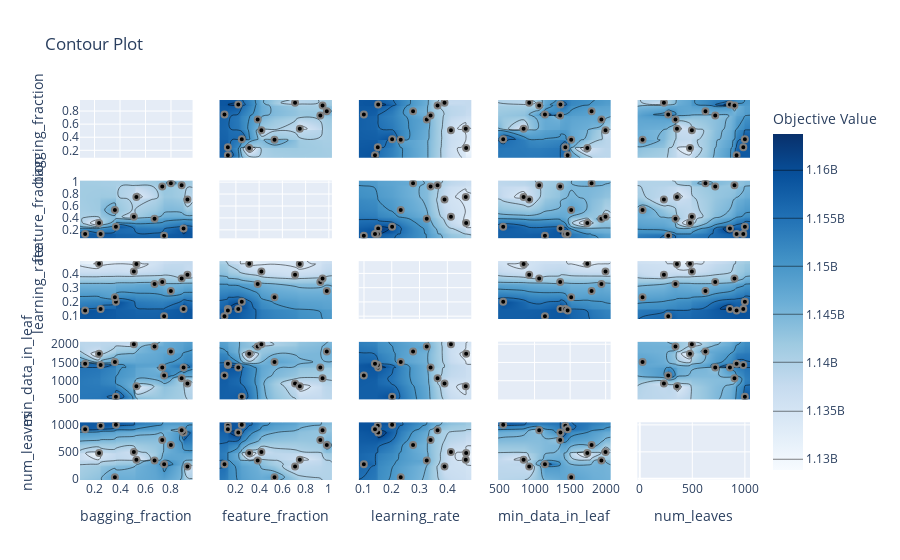

Notebook source saved alongside this figure:
### Code cell
plot_contour(study)

### Figure 1 — Plotly figure (JSON) as saved in the notebook; plotly's stock layout.template omitted (floating-point values rounded to 4 significant figures; data arrays with more than 128 entries replaced by an {"elided": "..."} marker saying what was removed)
{"data": [{"type": "scatter", "xaxis": "x", "yaxis": "y"}, {"colorbar": {"title": {"text": "Objective Value"}}, "colorscale": [[0, "rgb(247,251,255)"], [0.125, "rgb(222,235,247)"], [0.25, "rgb(198,219,239)"], [0.375, "rgb(158,202,225)"], [0.5, "rgb(107,174,214)"], [0.625, "rgb(66,146,198)"], [0.75, "rgb(33,113,181)"], [0.875, "rgb(8,81,156)"], [1, "rgb(8,48,107)"]], "connectgaps": true, "contours": {"coloring": "heatmap"}, "hoverinfo": "none", "line": {"smoothing": 1.3}, "reversescale": false, "showscale": true, "type": "contour", "x": [0.0859, 0.1261, 0.2354, 0.2478, 0.3597, 0.3677, 0.5085, 0.5285, 0.671, 0.7315, 0.7463, 0.7991, 0.8838, 0.8988, 0.9292, 0.9694], "xaxis": "x6", "y": [0.05779, 0.1018, 0.1309, 0.1312, 0.2205, 0.2506, 0.315, 0.3875, 0.4196, 0.5324, 0.7091, 0.75, 0.9267, 0.946, 0.9824, 1.026], "yaxis": "y6", "z": {"elided": "16x16 int values"}}, {"marker": {"color": "black", "line": {"color": "Gray", "width": 2}}, "mode": "markers", "name": "Feasible Trial", "showlegend": false, "type": "scatter", "x": [0.7991, 0.7463, 0.671, 0.7315, 0.2354, 0.9292, 0.5285, 0.8988, 0.5085, 0.8838, 0.2478, 0.1261, 0.3677, 0.3597], "xaxis": "x6", "y": [0.9824, 0.1018, 0.3875, 0.9267, 0.315, 0.7091, 0.75, 0.2205, 0.4196, 0.946, 0.1309, 0.1312, 0.2506, 0.5324], "yaxis": "y6"}, {"colorbar": {"title": {"text": "Objective Value"}}, "colorscale": [[0, "rgb(247,251,255)"], [0.125, "rgb(222,235,247)"], [0.25, "rgb(198,219,239)"], [0.375, "rgb(158,202,225)"], [0.5, "rgb(107,174,214)"], [0.625, "rgb(66,146,198)"], [0.75, "rgb(33,113,181)"], [0.875, "rgb(8,81,156)"], [1, "rgb(8,48,107)"]], "connectgaps": true, "contours": {"coloring": "heatmap"}, "hoverinfo": "none", "line": {"smoothing": 1.3}, "reversescale": false, "showscale": false, "type": "contour", "x": [0.0859, 0.1261, 0.2354, 0.2478, 0.3597, 0.3677, 0.5085, 0.5285, 0.671, 0.7315, 0.7463, 0.7991, 0.8838, 0.8988, 0.9292, 0.9694], "xaxis": "x11", "y": [0.08103, 0.09945, 0.1396, 0.1497, 0.1511, 0.2013, 0.2323, 0.2767, 0.3259, 0.3397, 0.3648, 0.3899, 0.4131, 0.4664, 0.4679, 0.4863], "yaxis": "y11", "z": {"elided": "16x16 int values"}}, {"marker": {"color": "black", "line": {"color": "Gray", "width": 2}}, "mode": "markers", "name": "Feasible Trial", "showlegend": false, "type": "scatter", "x": [0.7991, 0.7463, 0.671, 0.7315, 0.2354, 0.9292, 0.5285, 0.8988, 0.5085, 0.8838, 0.2478, 0.1261, 0.3677, 0.3597], "xaxis": "x11", "y": [0.2767, 0.09945, 0.3259, 0.3397, 0.4679, 0.3899, 0.4664, 0.1511, 0.4131, 0.3648, 0.1497, 0.1396, 0.2013, 0.2323], "yaxis": "y11"}, {"colorbar": {"title": {"text": "Objective Value"}}, "colorscale": [[0, "rgb(247,251,255)"], [0.125, "rgb(222,235,247)"], [0.25, "rgb(198,219,239)"], [0.375, "rgb(158,202,225)"], [0.5, "rgb(107,174,214)"], [0.625, "rgb(66,146,198)"], [0.75, "rgb(33,113,181)"], [0.875, "rgb(8,81,156)"], [1, "rgb(8,48,107)"]], "connectgaps": true, "contours": {"coloring": "heatmap"}, "hoverinfo": "none", "line": {"smoothing": 1.3}, "reversescale": false, "showscale": false, "type": "contour", "x": [0.0859, 0.1261, 0.2354, 0.2478, 0.3597, 0.3677, 0.5085, 0.5285, 0.671, 0.7315, 0.7463, 0.7991, 0.8838, 0.8988, 0.9292, 0.9694], "xaxis": "x16", "y": [487.1, 559, 846, 925, 1065, 1146, 1360, 1364, 1433, 1465, 1515, 1742, 1802, 1940, 1998, 2070.0], "yaxis": "y16", "z": {"elided": "16x16 int values"}}, {"marker": {"color": "black", "line": {"color": "Gray", "width": 2}}, "mode": "markers", "name": "Feasible Trial", "showlegend": false, "type": "scatter", "x": [0.7991, 0.7463, 0.671, 0.7315, 0.2354, 0.9292, 0.5285, 0.8988, 0.5085, 0.8838, 0.2478, 0.1261, 0.3677, 0.3597], "xaxis": "x16", "y": [1802, 1146, 1940, 1360, 1742, 925, 846, 1364, 1998, 1065, 1433, 1465, 559, 1515], "yaxis": "y16"}, {"colorbar": {"title": {"text": "Objective Value"}}, "colorscale": [[0, "rgb(247,251,255)"], [0.125, "rgb(222,235,247)"], [0.25, "rgb(198,219,239)"], [0.375, "rgb(158,202,225)"], [0.5, "rgb(107,174,214)"], [0.625, "rgb(66,146,198)"], [0.75, "rgb(33,113,181)"], [0.875, "rgb(8,81,156)"], [1, "rgb(8,48,107)"]], "connectgaps": true, "contours": {"coloring": "heatmap"}, "hoverinfo": "none", "line": {"smoothing": 1.3}, "reversescale": false, "showscale": false, "type": "contour", "x": [0.0859, 0.1261, 0.2354, 0.2478, 0.3597, 0.3677, 0.5085, 0.5285, 0.671, 0.7315, 0.7463, 0.7991, 0.8838, 0.8988, 0.9292, 0.9694], "xaxis": "x21", "y": [-21.65, 27, 230, 271, 340, 354, 478, 496, 625, 718, 858, 901, 921, 985, 1000, 1049.0], "yaxis": "y21", "z": {"elided": "16x16 int values"}}, {"marker": {"color": "black", "line": {"color": "Gray", "width": 2}}, "mode": "markers", "name": "Feasible Trial", "showlegend": false, "type": "scatter", "x": [0.7991, 0.7463, 0.671, 0.7315, 0.2354, 0.9292, 0.5285, 0.8988, 0.5085, 0.8838, 0.2478, 0.1261, 0.3677, 0.3597], "xaxis": "x21", "y": [625, 271, 340, 718, 478, 230, 354, 858, 496, 901, 985, 921, 1000, 27], "yaxis": "y21"}, {"colorbar": {"title": {"text": "Objective Value"}}, "colorscale": [[0, "rgb(247,251,255)"], [0.125, "rgb(222,235,247)"], [0.25, "rgb(198,219,239)"], [0.375, "rgb(158,202,225)"], [0.5, "rgb(107,174,214)"], [0.625, "rgb(66,146,198)"], [0.75, "rgb(33,113,181)"], [0.875, "rgb(8,81,156)"], [1, "rgb(8,48,107)"]], "connectgaps": true, "contours": {"coloring": "heatmap"}, "hoverinfo": "none", "line": {"smoothing": 1.3}, "reversescale": false, "showscale": false, "type": "contour", "x": [0.05779, 0.1018, 0.1309, 0.1312, 0.2205, 0.2506, 0.315, 0.3875, 0.4196, 0.5324, 0.7091, 0.75, 0.9267, 0.946, 0.9824, 1.026], "xaxis": "x2", "y": [0.0859, 0.1261, 0.2354, 0.2478, 0.3597, 0.3677, 0.5085, 0.5285, 0.671, 0.7315, 0.7463, 0.7991, 0.8838, 0.8988, 0.9292, 0.9694], "yaxis": "y2", "z": {"elided": "16x16 int values"}}, {"marker": {"color": "black", "line": {"color": "Gray", "width": 2}}, "mode": "markers", "name": "Feasible Trial", "showlegend": false, "type": "scatter", "x": [0.9824, 0.1018, 0.3875, 0.9267, 0.315, 0.7091, 0.75, 0.2205, 0.4196, 0.946, 0.1309, 0.1312, 0.2506, 0.5324], "xaxis": "x2", "y": [0.7991, 0.7463, 0.671, 0.7315, 0.2354, 0.9292, 0.5285, 0.8988, 0.5085, 0.8838, 0.2478, 0.1261, 0.3677, 0.3597], "yaxis": "y2"}, {"type": "scatter", "xaxis": "x7", "yaxis": "y7"}, {"colorbar": {"title": {"text": "Objective Value"}}, "colorscale": [[0, "rgb(247,251,255)"], [0.125, "rgb(222,235,247)"], [0.25, "rgb(198,219,239)"], [0.375, "rgb(158,202,225)"], [0.5, "rgb(107,174,214)"], [0.625, "rgb(66,146,198)"], [0.75, "rgb(33,113,181)"], [0.875, "rgb(8,81,156)"], [1, "rgb(8,48,107)"]], "connectgaps": true, "contours": {"coloring": "heatmap"}, "hoverinfo": "none", "line": {"smoothing": 1.3}, "reversescale": false, "showscale": false, "type": "contour", "x": [0.05779, 0.1018, 0.1309, 0.1312, 0.2205, 0.2506, 0.315, 0.3875, 0.4196, 0.5324, 0.7091, 0.75, 0.9267, 0.946, 0.9824, 1.026], "xaxis": "x12", "y": [0.08103, 0.09945, 0.1396, 0.1497, 0.1511, 0.2013, 0.2323, 0.2767, 0.3259, 0.3397, 0.3648, 0.3899, 0.4131, 0.4664, 0.4679, 0.4863], "yaxis": "y12", "z": {"elided": "16x16 int values"}}, {"marker": {"color": "black", "line": {"color": "Gray", "width": 2}}, "mode": "markers", "name": "Feasible Trial", "showlegend": false, "type": "scatter", "x": [0.9824, 0.1018, 0.3875, 0.9267, 0.315, 0.7091, 0.75, 0.2205, 0.4196, 0.946, 0.1309, 0.1312, 0.2506, 0.5324], "xaxis": "x12", "y": [0.2767, 0.09945, 0.3259, 0.3397, 0.4679, 0.3899, 0.4664, 0.1511, 0.4131, 0.3648, 0.1497, 0.1396, 0.2013, 0.2323], "yaxis": "y12"}, {"colorbar": {"title": {"text": "Objective Value"}}, "colorscale": [[0, "rgb(247,251,255)"], [0.125, "rgb(222,235,247)"], [0.25, "rgb(198,219,239)"], [0.375, "rgb(158,202,225)"], [0.5, "rgb(107,174,214)"], [0.625, "rgb(66,146,198)"], [0.75, "rgb(33,113,181)"], [0.875, "rgb(8,81,156)"], [1, "rgb(8,48,107)"]], "connectgaps": true, "contours": {"coloring": "heatmap"}, "hoverinfo": "none", "line": {"smoothing": 1.3}, "reversescale": false, "showscale": false, "type": "contour", "x": [0.05779, 0.1018, 0.1309, 0.1312, 0.2205, 0.2506, 0.315, 0.3875, 0.4196, 0.5324, 0.7091, 0.75, 0.9267, 0.946, 0.9824, 1.026], "xaxis": "x17", "y": [487.1, 559, 846, 925, 1065, 1146, 1360, 1364, 1433, 1465, 1515, 1742, 1802, 1940, 1998, 2070.0], "yaxis": "y17", "z": {"elided": "16x16 int values"}}, {"marker": {"color": "black", "line": {"color": "Gray", "width": 2}}, "mode": "markers", "name": "Feasible Trial", "showlegend": false, "type": "scatter", "x": [0.9824, 0.1018, 0.3875, 0.9267, 0.315, 0.7091, 0.75, 0.2205, 0.4196, 0.946, 0.1309, 0.1312, 0.2506, 0.5324], "xaxis": "x17", "y": [1802, 1146, 1940, 1360, 1742, 925, 846, 1364, 1998, 1065, 1433, 1465, 559, 1515], "yaxis": "y17"}, {"colorbar": {"title": {"text": "Objective Value"}}, "colorscale": [[0, "rgb(247,251,255)"], [0.125, "rgb(222,235,247)"], [0.25, "rgb(198,219,239)"], [0.375, "rgb(158,202,225)"], [0.5, "rgb(107,174,214)"], [0.625, "rgb(66,146,198)"], [0.75, "rgb(33,113,181)"], [0.875, "rgb(8,81,156)"], [1, "rgb(8,48,107)"]], "connectgaps": true, "contours": {"coloring": "heatmap"}, "hoverinfo": "none", "line": {"smoothing": 1.3}, "reversescale": false, "showscale": false, "type": "contour", "x": [0.05779, 0.1018, 0.1309, 0.1312, 0.2205, 0.2506, 0.315, 0.3875, 0.4196, 0.5324, 0.7091, 0.75, 0.9267, 0.946, 0.9824, 1.026], "xaxis": "x22", "y": [-21.65, 27, 230, 271, 340, 354, 478, 496, 625, 718, 858, 901, 921, 985, 1000, 1049.0], "yaxis": "y22", "z": {"elided": "16x16 int values"}}, {"marker": {"color": "black", "line": {"color": "Gray", "width": 2}}, "mode": "markers", "name": "Feasible Trial", "showlegend": false, "type": "scatter", "x": [0.9824, 0.1018, 0.3875, 0.9267, 0.315, 0.7091, 0.75, 0.2205, 0.4196, 0.946, 0.1309, 0.1312, 0.2506, 0.5324], "xaxis": "x22", "y": [625, 271, 340, 718, 478, 230, 354, 858, 496, 901, 985, 921, 1000, 27], "yaxis": "y22"}, {"colorbar": {"title": {"text": "Objective Value"}}, "colorscale": [[0, "rgb(247,251,255)"], [0.125, "rgb(222,235,247)"], [0.25, "rgb(198,219,239)"], [0.375, "rgb(158,202,225)"], [0.5, "rgb(107,174,214)"], [0.625, "rgb(66,146,198)"], [0.75, "rgb(33,113,181)"], [0.875, "rgb(8,81,156)"], [1, "rgb(8,48,107)"]], "connectgaps": true, "contours": {"coloring": "heatmap"}, "hoverinfo": "none", "line": {"smoothing": 1.3}, "reversescale": false, "showscale": false, "type": "contour", "x": [0.08103, 0.09945, 0.1396, 0.1497, 0.1511, 0.2013, 0.2323, 0.2767, 0.3259, 0.3397, 0.3648, 0.3899, 0.4131, 0.4664, 0.4679, 0.4863], "xaxis": "x3", "y": [0.0859, 0.1261, 0.2354, 0.2478, 0.3597, 0.3677, 0.5085, 0.5285, 0.671, 0.7315, 0.7463, 0.7991, 0.8838, 0.8988, 0.9292, 0.9694], "yaxis": "y3", "z": {"elided": "16x16 int values"}}, {"marker": {"color": "black", "line": {"color": "Gray", "width": 2}}, "mode": "markers", "name": "Feasible Trial", "showlegend": false, "type": "scatter", "x": [0.2767, 0.09945, 0.3259, 0.3397, 0.4679, 0.3899, 0.4664, 0.1511, 0.4131, 0.3648, 0.1497, 0.1396, 0.2013, 0.2323], "xaxis": "x3", "y": [0.7991, 0.7463, 0.671, 0.7315, 0.2354, 0.9292, 0.5285, 0.8988, 0.5085, 0.8838, 0.2478, 0.1261, 0.3677, 0.3597], "yaxis": "y3"}, {"colorbar": {"title": {"text": "Objective Value"}}, "colorscale": [[0, "rgb(247,251,255)"], [0.125, "rgb(222,235,247)"], [0.25, "rgb(198,219,239)"], [0.375, "rgb(158,202,225)"], [0.5, "rgb(107,174,214)"], [0.625, "rgb(66,146,198)"], [0.75, "rgb(33,113,181)"], [0.875, "rgb(8,81,156)"], [1, "rgb(8,48,107)"]], "connectgaps": true, "contours": {"coloring": "heatmap"}, "hoverinfo": "none", "line": {"smoothing": 1.3}, "reversescale": false, "showscale": false, "type": "contour", "x": [0.08103, 0.09945, 0.1396, 0.1497, 0.1511, 0.2013, 0.2323, 0.2767, 0.3259, 0.3397, 0.3648, 0.3899, 0.4131, 0.4664, 0.4679, 0.4863], "xaxis": "x8", "y": [0.05779, 0.1018, 0.1309, 0.1312, 0.2205, 0.2506, 0.315, 0.3875, 0.4196, 0.5324, 0.7091, 0.75, 0.9267, 0.946, 0.9824, 1.026], "yaxis": "y8", "z": {"elided": "16x16 int values"}}, {"marker": {"color": "black", "line": {"color": "Gray", "width": 2}}, "mode": "markers", "name": "Feasible Trial", "showlegend": false, "type": "scatter", "x": [0.2767, 0.09945, 0.3259, 0.3397, 0.4679, 0.3899, 0.4664, 0.1511, 0.4131, 0.3648, 0.1497, 0.1396, 0.2013, 0.2323], "xaxis": "x8", "y": [0.9824, 0.1018, 0.3875, 0.9267, 0.315, 0.7091, 0.75, 0.2205, 0.4196, 0.946, 0.1309, 0.1312, 0.2506, 0.5324], "yaxis": "y8"}, {"type": "scatter", "xaxis": "x13", "yaxis": "y13"}, {"colorbar": {"title": {"text": "Objective Value"}}, "colorscale": [[0, "rgb(247,251,255)"], [0.125, "rgb(222,235,247)"], [0.25, "rgb(198,219,239)"], [0.375, "rgb(158,202,225)"], [0.5, "rgb(107,174,214)"], [0.625, "rgb(66,146,198)"], [0.75, "rgb(33,113,181)"], [0.875, "rgb(8,81,156)"], [1, "rgb(8,48,107)"]], "connectgaps": true, "contours": {"coloring": "heatmap"}, "hoverinfo": "none", "line": {"smoothing": 1.3}, "reversescale": false, "showscale": false, "type": "contour", "x": [0.08103, 0.09945, 0.1396, 0.1497, 0.1511, 0.2013, 0.2323, 0.2767, 0.3259, 0.3397, 0.3648, 0.3899, 0.4131, 0.4664, 0.4679, 0.4863], "xaxis": "x18", "y": [487.1, 559, 846, 925, 1065, 1146, 1360, 1364, 1433, 1465, 1515, 1742, 1802, 1940, 1998, 2070.0], "yaxis": "y18", "z": {"elided": "16x16 int values"}}, {"marker": {"color": "black", "line": {"color": "Gray", "width": 2}}, "mode": "markers", "name": "Feasible Trial", "showlegend": false, "type": "scatter", "x": [0.2767, 0.09945, 0.3259, 0.3397, 0.4679, 0.3899, 0.4664, 0.1511, 0.4131, 0.3648, 0.1497, 0.1396, 0.2013, 0.2323], "xaxis": "x18", "y": [1802, 1146, 1940, 1360, 1742, 925, 846, 1364, 1998, 1065, 1433, 1465, 559, 1515], "yaxis": "y18"}, {"colorbar": {"title": {"text": "Objective Value"}}, "colorscale": [[0, "rgb(247,251,255)"], [0.125, "rgb(222,235,247)"], [0.25, "rgb(198,219,239)"], [0.375, "rgb(158,202,225)"], [0.5, "rgb(107,174,214)"], [0.625, "rgb(66,146,198)"], [0.75, "rgb(33,113,181)"], [0.875, "rgb(8,81,156)"], [1, "rgb(8,48,107)"]], "connectgaps": true, "contours": {"coloring": "heatmap"}, "hoverinfo": "none", "line": {"smoothing": 1.3}, "reversescale": false, "showscale": false, "type": "contour", "x": [0.08103, 0.09945, 0.1396, 0.1497, 0.1511, 0.2013, 0.2323, 0.2767, 0.3259, 0.3397, 0.3648, 0.3899, 0.4131, 0.4664, 0.4679, 0.4863], "xaxis": "x23", "y": [-21.65, 27, 230, 271, 340, 354, 478, 496, 625, 718, 858, 901, 921, 985, 1000, 1049.0], "yaxis": "y23", "z": {"elided": "16x16 int values"}}, {"marker": {"color": "black", "line": {"color": "Gray", "width": 2}}, "mode": "markers", "name": "Feasible Trial", "showlegend": false, "type": "scatter", "x": [0.2767, 0.09945, 0.3259, 0.3397, 0.4679, 0.3899, 0.4664, 0.1511, 0.4131, 0.3648, 0.1497, 0.1396, 0.2013, 0.2323], "xaxis": "x23", "y": [625, 271, 340, 718, 478, 230, 354, 858, 496, 901, 985, 921, 1000, 27], "yaxis": "y23"}, {"colorbar": {"title": {"text": "Objective Value"}}, "colorscale": [[0, "rgb(247,251,255)"], [0.125, "rgb(222,235,247)"], [0.25, "rgb(198,219,239)"], [0.375, "rgb(158,202,225)"], [0.5, "rgb(107,174,214)"], [0.625, "rgb(66,146,198)"], [0.75, "rgb(33,113,181)"], [0.875, "rgb(8,81,156)"], [1, "rgb(8,48,107)"]], "connectgaps": true, "contours": {"coloring": "heatmap"}, "hoverinfo": "none", "line": {"smoothing": 1.3}, "reversescale": false, "showscale": false, "type": "contour", "x": [487.1, 559, 846, 925, 1065, 1146, 1360, 1364, 1433, 1465, 1515, 1742, 1802, 1940, 1998, 2070.0], "xaxis": "x4", "y": [0.0859, 0.1261, 0.2354, 0.2478, 0.3597, 0.3677, 0.5085, 0.5285, 0.671, 0.7315, 0.7463, 0.7991, 0.8838, 0.8988, 0.9292, 0.9694], "yaxis": "y4", "z": {"elided": "16x16 int values"}}, {"marker": {"color": "black", "line": {"color": "Gray", "width": 2}}, "mode": "markers", "name": "Feasible Trial", "showlegend": false, "type": "scatter", "x": [1802, 1146, 1940, 1360, 1742, 925, 846, 1364, 1998, 1065, 1433, 1465, 559, 1515], "xaxis": "x4", "y": [0.7991, 0.7463, 0.671, 0.7315, 0.2354, 0.9292, 0.5285, 0.8988, 0.5085, 0.8838, 0.2478, 0.1261, 0.3677, 0.3597], "yaxis": "y4"}, {"colorbar": {"title": {"text": "Objective Value"}}, "colorscale": [[0, "rgb(247,251,255)"], [0.125, "rgb(222,235,247)"], [0.25, "rgb(198,219,239)"], [0.375, "rgb(158,202,225)"], [0.5, "rgb(107,174,214)"], [0.625, "rgb(66,146,198)"], [0.75, "rgb(33,113,181)"], [0.875, "rgb(8,81,156)"], [1, "rgb(8,48,107)"]], "connectgaps": true, "contours": {"coloring": "heatmap"}, "hoverinfo": "none", "line": {"smoothing": 1.3}, "reversescale": false, "showscale": false, "type": "contour", "x": [487.1, 559, 846, 925, 1065, 1146, 1360, 1364, 1433, 1465, 1515, 1742, 1802, 1940, 1998, 2070.0], "xaxis": "x9", "y": [0.05779, 0.1018, 0.1309, 0.1312, 0.2205, 0.2506, 0.315, 0.3875, 0.4196, 0.5324, 0.7091, 0.75, 0.9267, 0.946, 0.9824, 1.026], "yaxis": "y9", "z": {"elided": "16x16 int values"}}, {"marker": {"color": "black", "line": {"color": "Gray", "width": 2}}, "mode": "markers", "name": "Feasible Trial", "showlegend": false, "type": "scatter", "x": [1802, 1146, 1940, 1360, 1742, 925, 846, 1364, 1998, 1065, 1433, 1465, 559, 1515], "xaxis": "x9", "y": [0.9824, 0.1018, 0.3875, 0.9267, 0.315, 0.7091, 0.75, 0.2205, 0.4196, 0.946, 0.1309, 0.1312, 0.2506, 0.5324], "yaxis": "y9"}, {"colorbar": {"title": {"text": "Objective Value"}}, "colorscale": [[0, "rgb(247,251,255)"], [0.125, "rgb(222,235,247)"], [0.25, "rgb(198,219,239)"], [0.375, "rgb(158,202,225)"], [0.5, "rgb(107,174,214)"], [0.625, "rgb(66,146,198)"], [0.75, "rgb(33,113,181)"], [0.875, "rgb(8,81,156)"], [1, "rgb(8,48,107)"]], "connectgaps": true, "contours": {"coloring": "heatmap"}, "hoverinfo": "none", "line": {"smoothing": 1.3}, "reversescale": false, "showscale": false, "type": "contour", "x": [487.1, 559, 846, 925, 1065, 1146, 1360, 1364, 1433, 1465, 1515, 1742, 1802, 1940, 1998, 2070.0], "xaxis": "x14", "y": [0.08103, 0.09945, 0.1396, 0.1497, 0.1511, 0.2013, 0.2323, 0.2767, 0.3259, 0.3397, 0.3648, 0.3899, 0.4131, 0.4664, 0.4679, 0.4863], "yaxis": "y14", "z": {"elided": "16x16 int values"}}, {"marker": {"color": "black", "line": {"color": "Gray", "width": 2}}, "mode": "markers", "name": "Feasible Trial", "showlegend": false, "type": "scatter", "x": [1802, 1146, 1940, 1360, 1742, 925, 846, 1364, 1998, 1065, 1433, 1465, 559, 1515], "xaxis": "x14", "y": [0.2767, 0.09945, 0.3259, 0.3397, 0.4679, 0.3899, 0.4664, 0.1511, 0.4131, 0.3648, 0.1497, 0.1396, 0.2013, 0.2323], "yaxis": "y14"}, {"type": "scatter", "xaxis": "x19", "yaxis": "y19"}, {"colorbar": {"title": {"text": "Objective Value"}}, "colorscale": [[0, "rgb(247,251,255)"], [0.125, "rgb(222,235,247)"], [0.25, "rgb(198,219,239)"], [0.375, "rgb(158,202,225)"], [0.5, "rgb(107,174,214)"], [0.625, "rgb(66,146,198)"], [0.75, "rgb(33,113,181)"], [0.875, "rgb(8,81,156)"], [1, "rgb(8,48,107)"]], "connectgaps": true, "contours": {"coloring": "heatmap"}, "hoverinfo": "none", "line": {"smoothing": 1.3}, "reversescale": false, "showscale": false, "type": "contour", "x": [487.1, 559, 846, 925, 1065, 1146, 1360, 1364, 1433, 1465, 1515, 1742, 1802, 1940, 1998, 2070.0], "xaxis": "x24", "y": [-21.65, 27, 230, 271, 340, 354, 478, 496, 625, 718, 858, 901, 921, 985, 1000, 1049.0], "yaxis": "y24", "z": {"elided": "16x16 int values"}}, {"marker": {"color": "black", "line": {"color": "Gray", "width": 2}}, "mode": "markers", "name": "Feasible Trial", "showlegend": false, "type": "scatter", "x": [1802, 1146, 1940, 1360, 1742, 925, 846, 1364, 1998, 1065, 1433, 1465, 559, 1515], "xaxis": "x24", "y": [625, 271, 340, 718, 478, 230, 354, 858, 496, 901, 985, 921, 1000, 27], "yaxis": "y24"}, {"colorbar": {"title": {"text": "Objective Value"}}, "colorscale": [[0, "rgb(247,251,255)"], [0.125, "rgb(222,235,247)"], [0.25, "rgb(198,219,239)"], [0.375, "rgb(158,202,225)"], [0.5, "rgb(107,174,214)"], [0.625, "rgb(66,146,198)"], [0.75, "rgb(33,113,181)"], [0.875, "rgb(8,81,156)"], [1, "rgb(8,48,107)"]], "connectgaps": true, "contours": {"coloring": "heatmap"}, "hoverinfo": "none", "line": {"smoothing": 1.3}, "reversescale": false, "showscale": false, "type": "contour", "x": [-21.65, 27, 230, 271, 340, 354, 478, 496, 625, 718, 858, 901, 921, 985, 1000, 1049.0], "xaxis": "x5", "y": [0.0859, 0.1261, 0.2354, 0.2478, 0.3597, 0.3677, 0.5085, 0.5285, 0.671, 0.7315, 0.7463, 0.7991, 0.8838, 0.8988, 0.9292, 0.9694], "yaxis": "y5", "z": {"elided": "16x16 int values"}}, {"marker": {"color": "black", "line": {"color": "Gray", "width": 2}}, "mode": "markers", "name": "Feasible Trial", "showlegend": false, "type": "scatter", "x": [625, 271, 340, 718, 478, 230, 354, 858, 496, 901, 985, 921, 1000, 27], "xaxis": "x5", "y": [0.7991, 0.7463, 0.671, 0.7315, 0.2354, 0.9292, 0.5285, 0.8988, 0.5085, 0.8838, 0.2478, 0.1261, 0.3677, 0.3597], "yaxis": "y5"}, {"colorbar": {"title": {"text": "Objective Value"}}, "colorscale": [[0, "rgb(247,251,255)"], [0.125, "rgb(222,235,247)"], [0.25, "rgb(198,219,239)"], [0.375, "rgb(158,202,225)"], [0.5, "rgb(107,174,214)"], [0.625, "rgb(66,146,198)"], [0.75, "rgb(33,113,181)"], [0.875, "rgb(8,81,156)"], [1, "rgb(8,48,107)"]], "connectgaps": true, "contours": {"coloring": "heatmap"}, "hoverinfo": "none", "line": {"smoothing": 1.3}, "reversescale": false, "showscale": false, "type": "contour", "x": [-21.65, 27, 230, 271, 340, 354, 478, 496, 625, 718, 858, 901, 921, 985, 1000, 1049.0], "xaxis": "x10", "y": [0.05779, 0.1018, 0.1309, 0.1312, 0.2205, 0.2506, 0.315, 0.3875, 0.4196, 0.5324, 0.7091, 0.75, 0.9267, 0.946, 0.9824, 1.026], "yaxis": "y10", "z": {"elided": "16x16 int values"}}, {"marker": {"color": "black", "line": {"color": "Gray", "width": 2}}, "mode": "markers", "name": "Feasible Trial", "showlegend": false, "type": "scatter", "x": [625, 271, 340, 718, 478, 230, 354, 858, 496, 901, 985, 921, 1000, 27], "xaxis": "x10", "y": [0.9824, 0.1018, 0.3875, 0.9267, 0.315, 0.7091, 0.75, 0.2205, 0.4196, 0.946, 0.1309, 0.1312, 0.2506, 0.5324], "yaxis": "y10"}, {"colorbar": {"title": {"text": "Objective Value"}}, "colorscale": [[0, "rgb(247,251,255)"], [0.125, "rgb(222,235,247)"], [0.25, "rgb(198,219,239)"], [0.375, "rgb(158,202,225)"], [0.5, "rgb(107,174,214)"], [0.625, "rgb(66,146,198)"], [0.75, "rgb(33,113,181)"], [0.875, "rgb(8,81,156)"], [1, "rgb(8,48,107)"]], "connectgaps": true, "contours": {"coloring": "heatmap"}, "hoverinfo": "none", "line": {"smoothing": 1.3}, "reversescale": false, "showscale": false, "type": "contour", "x": [-21.65, 27, 230, 271, 340, 354, 478, 496, 625, 718, 858, 901, 921, 985, 1000, 1049.0], "xaxis": "x15", "y": [0.08103, 0.09945, 0.1396, 0.1497, 0.1511, 0.2013, 0.2323, 0.2767, 0.3259, 0.3397, 0.3648, 0.3899, 0.4131, 0.4664, 0.4679, 0.4863], "yaxis": "y15", "z": {"elided": "16x16 int values"}}, {"marker": {"color": "black", "line": {"color": "Gray", "width": 2}}, "mode": "markers", "name": "Feasible Trial", "showlegend": false, "type": "scatter", "x": [625, 271, 340, 718, 478, 230, 354, 858, 496, 901, 985, 921, 1000, 27], "xaxis": "x15", "y": [0.2767, 0.09945, 0.3259, 0.3397, 0.4679, 0.3899, 0.4664, 0.1511, 0.4131, 0.3648, 0.1497, 0.1396, 0.2013, 0.2323], "yaxis": "y15"}, {"colorbar": {"title": {"text": "Objective Value"}}, "colorscale": [[0, "rgb(247,251,255)"], [0.125, "rgb(222,235,247)"], [0.25, "rgb(198,219,239)"], [0.375, "rgb(158,202,225)"], [0.5, "rgb(107,174,214)"], [0.625, "rgb(66,146,198)"], [0.75, "rgb(33,113,181)"], [0.875, "rgb(8,81,156)"], [1, "rgb(8,48,107)"]], "connectgaps": true, "contours": {"coloring": "heatmap"}, "hoverinfo": "none", "line": {"smoothing": 1.3}, "reversescale": false, "showscale": false, "type": "contour", "x": [-21.65, 27, 230, 271, 340, 354, 478, 496, 625, 718, 858, 901, 921, 985, 1000, 1049.0], "xaxis": "x20", "y": [487.1, 559, 846, 925, 1065, 1146, 1360, 1364, 1433, 1465, 1515, 1742, 1802, 1940, 1998, 2070.0], "yaxis": "y20", "z": {"elided": "16x16 int values"}}, {"marker": {"color": "black", "line": {"color": "Gray", "width": 2}}, "mode": "markers", "name": "Feasible Trial", "showlegend": false, "type": "scatter", "x": [625, 271, 340, 718, 478, 230, 354, 858, 496, 901, 985, 921, 1000, 27], "xaxis": "x20", "y": [1802, 1146, 1940, 1360, 1742, 925, 846, 1364, 1998, 1065, 1433, 1465, 559, 1515], "yaxis": "y20"}, {"type": "scatter", "xaxis": "x25", "yaxis": "y25"}], "layout": {"title": {"text": "Contour Plot"}, "xaxis": {"anchor": "y", "domain": [0, 0.168], "matches": "x21", "range": [0.0859, 0.9694], "showticklabels": false}, "xaxis10": {"anchor": "y10", "domain": [0.832, 1], "matches": "x25", "range": [-21.65, 1049.0], "showticklabels": false}, "xaxis11": {"anchor": "y11", "domain": [0, 0.168], "matches": "x21", "range": [0.0859, 0.9694], "showticklabels": false}, "xaxis12": {"anchor": "y12", "domain": [0.208, 0.376], "matches": "x22", "range": [0.05779, 1.026], "showticklabels": false}, "xaxis13": {"anchor": "y13", "domain": [0.416, 0.584], "matches": "x23", "range": [0.08103, 0.4863], "showticklabels": false}, "xaxis14": {"anchor": "y14", "domain": [0.624, 0.792], "matches": "x24", "range": [487.1, 2070.0], "showticklabels": false}, "xaxis15": {"anchor": "y15", "domain": [0.832, 1], "matches": "x25", "range": [-21.65, 1049.0], "showticklabels": false}, "xaxis16": {"anchor": "y16", "domain": [0, 0.168], "matches": "x21", "range": [0.0859, 0.9694], "showticklabels": false}, "xaxis17": {"anchor": "y17", "domain": [0.208, 0.376], "matches": "x22", "range": [0.05779, 1.026], "showticklabels": false}, "xaxis18": {"anchor": "y18", "domain": [0.416, 0.584], "matches": "x23", "range": [0.08103, 0.4863], "showticklabels": false}, "xaxis19": {"anchor": "y19", "domain": [0.624, 0.792], "matches": "x24", "range": [487.1, 2070.0], "showticklabels": false}, "xaxis2": {"anchor": "y2", "domain": [0.208, 0.376], "matches": "x22", "range": [0.05779, 1.026], "showticklabels": false}, "xaxis20": {"anchor": "y20", "domain": [0.832, 1], "matches": "x25", "range": [-21.65, 1049.0], "showticklabels": false}, "xaxis21": {"anchor": "y21", "domain": [0, 0.168], "range": [0.0859, 0.9694], "title": {"text": "bagging_fraction"}}, "xaxis22": {"anchor": "y22", "domain": [0.208, 0.376], "range": [0.05779, 1.026], "title": {"text": "feature_fraction"}}, "xaxis23": {"anchor": "y23", "domain": [0.416, 0.584], "range": [0.08103, 0.4863], "title": {"text": "learning_rate"}}, "xaxis24": {"anchor": "y24", "domain": [0.624, 0.792], "range": [487.1, 2070.0], "title": {"text": "min_data_in_leaf"}}, "xaxis25": {"anchor": "y25", "domain": [0.832, 1], "range": [-21.65, 1049.0], "title": {"text": "num_leaves"}}, "xaxis3": {"anchor": "y3", "domain": [0.416, 0.584], "matches": "x23", "range": [0.08103, 0.4863], "showticklabels": false}, "xaxis4": {"anchor": "y4", "domain": [0.624, 0.792], "matches": "x24", "range": [487.1, 2070.0], "showticklabels": false}, "xaxis5": {"anchor": "y5", "domain": [0.832, 1], "matches": "x25", "range": [-21.65, 1049.0], "showticklabels": false}, "xaxis6": {"anchor": "y6", "domain": [0, 0.168], "matches": "x21", "range": [0.0859, 0.9694], "showticklabels": false}, "xaxis7": {"anchor": "y7", "domain": [0.208, 0.376], "matches": "x22", "range": [0.05779, 1.026], "showticklabels": false}, "xaxis8": {"anchor": "y8", "domain": [0.416, 0.584], "matches": "x23", "range": [0.08103, 0.4863], "showticklabels": false}, "xaxis9": {"anchor": "y9", "domain": [0.624, 0.792], "matches": "x24", "range": [487.1, 2070.0], "showticklabels": false}, "yaxis": {"anchor": "x", "domain": [0.848, 1], "range": [0.0859, 0.9694], "title": {"text": "bagging_fraction"}}, "yaxis10": {"anchor": "x10", "domain": [0.636, 0.788], "matches": "y6", "range": [0.05779, 1.026], "showticklabels": false}, "yaxis11": {"anchor": "x11", "domain": [0.424, 0.576], "range": [0.08103, 0.4863], "title": {"text": "learning_rate"}}, "yaxis12": {"anchor": "x12", "domain": [0.424, 0.576], "matches": "y11", "range": [0.08103, 0.4863], "showticklabels": false}, "yaxis13": {"anchor": "x13", "domain": [0.424, 0.576], "matches": "y11", "range": [0.08103, 0.4863], "showticklabels": false}, "yaxis14": {"anchor": "x14", "domain": [0.424, 0.576], "matches": "y11", "range": [0.08103, 0.4863], "showticklabels": false}, "yaxis15": {"anchor": "x15", "domain": [0.424, 0.576], "matches": "y11", "range": [0.08103, 0.4863], "showticklabels": false}, "yaxis16": {"anchor": "x16", "domain": [0.212, 0.364], "range": [487.1, 2070.0], "title": {"text": "min_data_in_leaf"}}, "yaxis17": {"anchor": "x17", "domain": [0.212, 0.364], "matches": "y16", "range": [487.1, 2070.0], "showticklabels": false}, "yaxis18": {"anchor": "x18", "domain": [0.212, 0.364], "matches": "y16", "range": [487.1, 2070.0], "showticklabels": false}, "yaxis19": {"anchor": "x19", "domain": [0.212, 0.364], "matches": "y16", "range": [487.1, 2070.0], "showticklabels": false}, "yaxis2": {"anchor": "x2", "domain": [0.848, 1], "matches": "y", "range": [0.0859, 0.9694], "showticklabels": false}, "yaxis20": {"anchor": "x20", "domain": [0.212, 0.364], "matches": "y16", "range": [487.1, 2070.0], "showticklabels": false}, "yaxis21": {"anchor": "x21", "domain": [0, 0.152], "range": [-21.65, 1049.0], "title": {"text": "num_leaves"}}, "yaxis22": {"anchor": "x22", "domain": [0, 0.152], "matches": "y21", "range": [-21.65, 1049.0], "showticklabels": false}, "yaxis23": {"anchor": "x23", "domain": [0, 0.152], "matches": "y21", "range": [-21.65, 1049.0], "showticklabels": false}, "yaxis24": {"anchor": "x24", "domain": [0, 0.152], "matches": "y21", "range": [-21.65, 1049.0], "showticklabels": false}, "yaxis25": {"anchor": "x25", "domain": [0, 0.152], "matches": "y21", "range": [-21.65, 1049.0], "showticklabels": false}, "yaxis3": {"anchor": "x3", "domain": [0.848, 1], "matches": "y", "range": [0.0859, 0.9694], "showticklabels": false}, "yaxis4": {"anchor": "x4", "domain": [0.848, 1], "matches": "y", "range": [0.0859, 0.9694], "showticklabels": false}, "yaxis5": {"anchor": "x5", "domain": [0.848, 1], "matches": "y", "range": [0.0859, 0.9694], "showticklabels": false}, "yaxis6": {"anchor": "x6", "domain": [0.636, 0.788], "range": [0.05779, 1.026], "title": {"text": "feature_fraction"}}, "yaxis7": {"anchor": "x7", "domain": [0.636, 0.788], "matches": "y6", "range": [0.05779, 1.026], "showticklabels": false}, "yaxis8": {"anchor": "x8", "domain": [0.636, 0.788], "matches": "y6", "range": [0.05779, 1.026], "showticklabels": false}, "yaxis9": {"anchor": "x9", "domain": [0.636, 0.788], "matches": "y6", "range": [0.05779, 1.026], "showticklabels": false}}}
